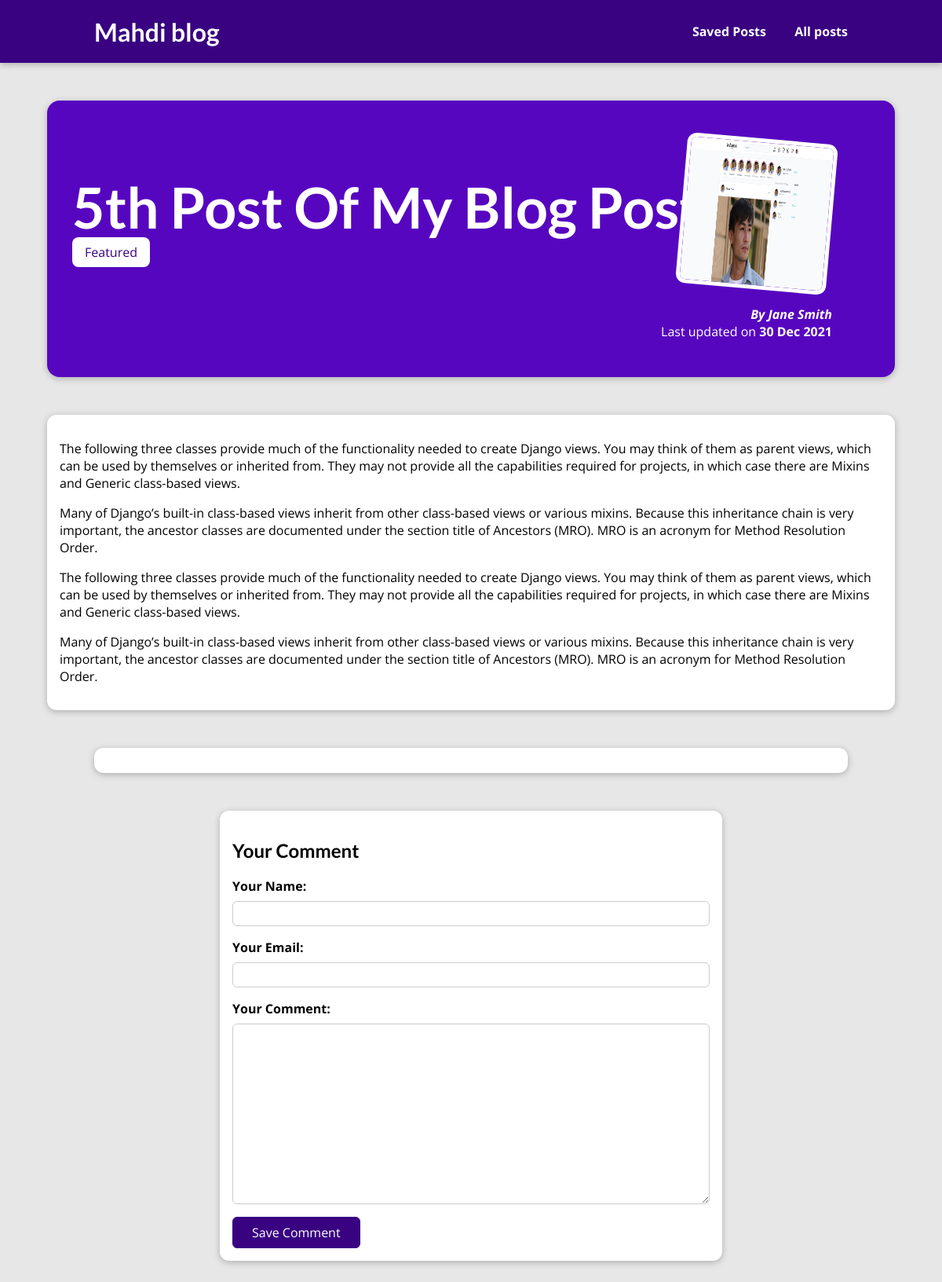
/posts/5th-post-of-my-blog-posts, run on the app's committed database.
### blog/models.py (models this page shows, shortened)
class Post(models.Model):
    title = models.CharField(max_length=100)
    excerpt = models.TextField()
    image = models.ImageField(upload_to='posts')
    date = models.DateField(auto_now=True, )
    slug = models.SlugField(max_length=100, unique=True, db_index=True)
    content = models.TextField(max_length=10000, validators=[MinLengthValidator(10)])
    author = models.ForeignKey(Author, on_delete=models.CASCADE, related_name='posts')
    tags = models.ManyToManyField('Tag')
    class Meta:
        verbose_name = 'Post'
        verbose_name_plural = 'Posts'

class Tag(models.Model):
    caption = models.CharField(max_length=100)
    class Meta:
        verbose_name = 'Tag'
        verbose_name_plural = 'Tags'
    def __str__(self):
        return self.caption

class Author(models.Model):
    first_name = models.CharField(max_length=100)
    last_name = models.CharField(max_length=100)
    email = models.EmailField(max_length=254)
    class Meta:
        verbose_name = 'Author'
        verbose_name_plural = 'Authors'
    def __str__(self):
        return self.first_name + ' ' + self.last_name

### blog/views.py (the view, shortened to what this page needs)
# urls.py: path('posts/<slug:slug>', PostDetailsView.as_view(), name='post_details'),
class PostDetailsView(View):
    def get(self, request, slug, *args, **kwargs):
        post = Post.objects.get(slug=slug)
        context = {
            'post': post,
            'tags': post.tags.all(),
            'form': CommentForm(),
            'comments': post.comments.all().order_by('-id')
        }
        return render(request, 'blog/post_details.html', context)

### blog/forms.py
class CommentForm(forms.ModelForm):
    class Meta:
        model = Comment
        exclude = ('post',)
        labels = {
            'user_name': 'Your Name',
            'user_email': 'Your Email',
            'text': 'Your Comment'
        }

### blog/templates/blog/post_details.html (shortened to what this page needs)
{% extends 'base.html' %}
{% load static %}
{% block css %}
    <link rel="stylesheet" href="{% static '/blog/post_details.css' %}">
{% endblock css %}
{% block content %}
<section id="summary">
    <h2>{{ post.title|title }}</h2>
    {% for tag in tags %}
        <span class="tag">{{ tag }}</span>
    {% endfor %}
    <article>
        <img src="{{ post.image.url }}" alt="{{ post.title|title }}">
        <address>
            By
            <a href="mailto:{{ post.author.email }}">
                {{ post.author|title }}
            </a>
        </address>
        <div>
            Last updated on <time>{{ post.date|date:"d M Y" }}</time>
        </div>
    </article>
</section>
<main>
    <p>{{ post.content|linebreaks }}</p>
</main>
<section id="comments">
</section>
<section id="comment-form">
    <h2>Your Comment</h2>
    <form action="{% url 'post_details' post.slug %}" method="post">
        {% for form_field in form %}
            <div class="form-control {% if form_field.errors %}invalid{% endif %}">
                {{ form_field.label_tag }}
                {{ form_field }}
            </div>
        {% endfor %}
        <button>Save Comment</button>
    </form>
</section>
{% endblock content %}

### static/app.css (style rules this page uses)
* { box-sizing: border-box; }
html { font-family: 'Open Sans', 'Lato', sans-serif; }
body { margin: 0; }
h1, h2, h3 { font-family: 'Lato', sans-serif; font-weight: bold; }

### blog/static/blog/post_details.css (style rules this page uses)
body { background-color: #e7e7e7; }
#summary { margin: 8rem auto 3rem auto; padding: 2rem; width: 90%; max-width: 90rem; border-radius: 16px; background-color: #5706c0; position: relative; box-shadow: 0 2px 8px rgba(0, 0, 0, 0.25); height: 22rem; }
#summary h2 { color: white; font-size: 4.5rem; margin-bottom: 0.25rem; }
#summary article { position: absolute; top: 2rem; right: 3rem; padding: 1rem 2rem; border-radius: 12px; text-align: right; color: white; }
#summary article img { width: 12rem; height: 12rem; border-radius: 12px; transform: rotateZ(5deg); border: 5px solid white; margin-bottom: 1rem; }
#summary address { font-weight: bold; }
#summary a { color: white; text-decoration: none; }
#summary time { font-weight: bold; }
main { width: 90%; max-width: 90rem; margin: 3rem auto; background-color: white; padding: 1rem; border-radius: 12px; box-shadow: 0 2px 8px rgba(0, 0, 0, 0.25); }
.tag { background-color: white; color: #390281; padding: 0.5rem 1rem; border-radius: 8px; }
#comment-form { margin: 3rem auto; width: 90%; max-width: 40rem; border-radius: 12px; background-color: white; box-shadow: 0 2px 8px rgba(0, 0, 0, 0.25); padding: 1rem; }
#comment-form button { font: inherit; background-color: #390281; color: white; border: 1px solid #390281; padding: 0.5rem 1.5rem; border-radius: 6px; cursor: pointer; }
.form-control { margin-bottom: 1rem; }
.form-control label { font-weight: bold; margin-bottom: 0.5rem; display: block; }
.form-control input, .form-control textarea { display: block; width: 100%; font: inherit; padding: 0.25rem; border-radius: 6px; border: 1px solid #ccc; }
#comments { margin: 3rem auto; width: 90%; max-width: 60rem; border-radius: 12px; background-color: white; box-shadow: 0 2px 8px rgba(0, 0, 0, 0.25); padding: 1rem 2rem; }

### data on the page
Post: title "5th Post Of My Blog Posts", image (picture), author "Jane Smith", date "30 Dec 2021", content "The following three classes provide much of the functionality needed to create Django views. You may think of them as parent views, which can be used by themselves or inherited from. They may not provide all the capabilities required for projects, in which case there are Mixins and Generic class-based views. Many of Django’s built-in class-based views inherit from other class-based views or various mixins. Because this inheritance chain is very important, the ancestor classes are documented under the section title of Ancestors (MRO). MRO is an acronym for Method Resolution Order. The following three classes provide much of the functionality needed to create Django views. You may think of…"
Tag: caption "Featured"
